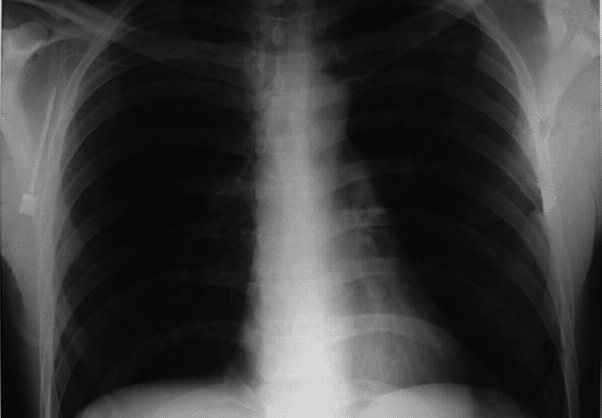
%> input picture week6/chestXray.tif, 602 x 418 px
$ octave ex4_06.m   (GNU Octave 9; MATLAB toolbox functions it lacks are replaced by stand-ins)
%> lines starting %> are read from the running program, lines starting %| are printed output that depends on the picture
### week6/paddedsize.m
function PQ = paddedsize(AB, CD, PARAM)
%PADDEDSIZE Computes padded sizes useful for FFT-based filtering.
% PQ = PADDEDSIZE(AB), where AB is a two-element size vector, computes the
% two-element size vecter PQ = 2*AB.
%
% PQ = PADDEDSIZE(AB, 'PWR2') computes the vector PQ such that PQ(1) =
% PQ(2) = 2^nextpow2(2*m), where m is MAX(AB).
%
% PQ = PADDEDSIZE(AB, CD), where AB and CD are two-element size vectors,
% computes the two-element size vector PQ. The elements of PQ are the
% smallest even integers greater than or equal to AB + CD -1.
%
% PQ = PADDEDSIZE(AB, CD, 'PWR2') computes the vector PQ such that PQ(1) =
% PQ(2) = 2^nextpow2(2*m), where m is MAX([AB CD]).
%
% Function rewritten from Gonzalez, Woods, Eddins; Digital Image Processing using Matlab
% Prentice Hall, 2004

if nargin ==1
    PQ = 2*AB;
elseif nargin == 2 & ~ischar(CD)
    PQ = AB +CD -1;
    PQ = 2*ceil(PQ/2);
elseif nargin ==2
    m= max(AB); %Maximum dimension

    %Find power-of-2 at least twice m.
	P = 2^nextpow2(2*m);
	PQ = [P, P];
elseif nargin == 3
    m=max([AB CD]); % Maximum dimension.
    P = 2^nextpow2(2*m);
    PQ = [P, P];
else
    error('Wrong number of inputs')
end

### week6/dftuv.m
function [U, V] = dftuv(M, N)
%DFTUV Computes meshgrid frequency matrices.
%   [U, V] = DFTUV(M, N) computes meshgrid frequency matrices U and
%   V. U and V are useful for computing frequency-domain filter
%   functions that can be used with DFTFILT.  U and V are both M-by-N.

% Set up range of variables.
u = 0:(M-1);
v = 0:(N-1);

% Compute the indices for use in meshgrid
idx = find(u > M/2);
u(idx) = u(idx) - M;
idy = find(v > N/2);
v(idy) = v(idy) - N;

% Compute the meshgrid arrays
[V, U] = meshgrid(v, u);

### week6/dftfilt.m
function g = dftfilt(f, H)

F = fft2(f, size(H,1), size(H,2));
G = H.*F;
% figure, imshow(H, []);   % for debugging
% figure, imshow(uint8(abs(log(1 + F))), []); % for debugging

g = real(ifft2(G));
g = g(1:size(f,1), 1:size(f,2));

### week6/hpfilter.m
function H = hpfilter(type, M, N, D0, n)
%

if nargin == 4
   n = 1;
end

% Generate highpass filter
Hlp = lpfilter(type, M, N, D0, n);
H = 1 - Hlp;

### week6/lpfilter.m
function [H, D] = lpfilter(type, M, N, D0, n)
%
% Use function dftuv to set up the meshgrid arrays needed for
% computing the required distances.
[U, V] = dftuv(M, N);

% Compute the distances D(U, V).
D = sqrt(U.^2 + V.^2);

% Begin filter computations.
switch type
    case 'ideal'
        H = double(D <= D0);
    case 'btw'
        if nargin == 4
            n = 1;
        end
        H = 1./(1 + (D./D0).^(2*n));
    case 'gaussian'
        H = exp(-(D.^2)./(2*(D0^2)));
    otherwise
        error('Unknown filter type');
end

### week6/ex4_06.m
% ex4_06.m

% Plotting highpass filter
clear all;
close all;

f = imread('chestXray.tif');
%> f is the input picture: size 418x602 uint8; min 3, max 227, mean 60.1
PQ = paddedsize(size(f));
%> PQ = [836 1204]
D0 = 0.02 + PQ(1);
%> D0 = 836
H1 = hpfilter('btw', PQ(1), PQ(2), D0);
g = dftfilt(double(f), H1);
%> in dftfilt, `g = real(ifft2(G));`:
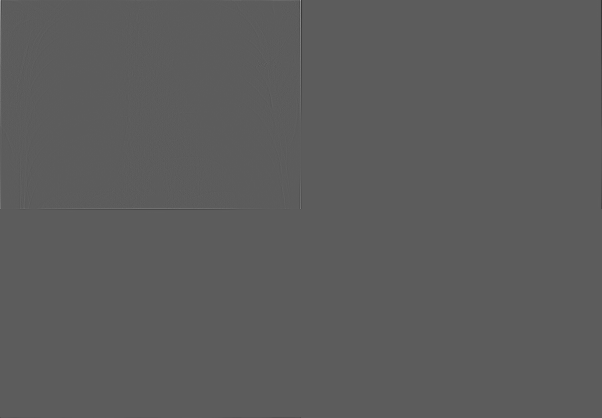
%> g: size 836x1204 double (shown at 1/2 size); min -15.26, max 26.73, mean 0; drawn with min black and max white
%> in dftfilt, `g = g(1:size(f,1), 1:size(f,2));`:
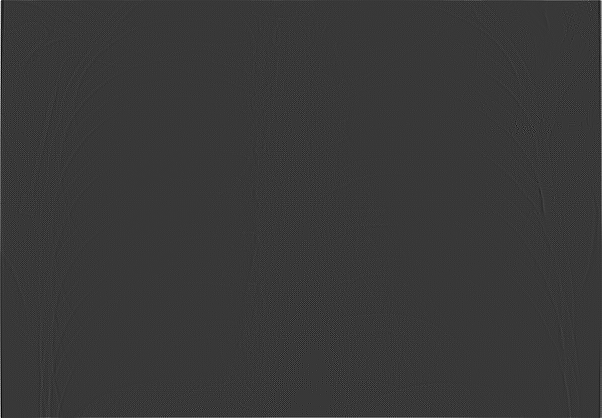
%> g: size 418x602 double; min -7.58, max 26.73, mean 0; drawn with min black and max white
figure(1);
subplot(1,2,1); imshow(f, []);
subplot(1,2,2); imshow(g, []);

figure(2);
mesh(fftshift(H1));
axis([0 1000 0 1000 0 1]);
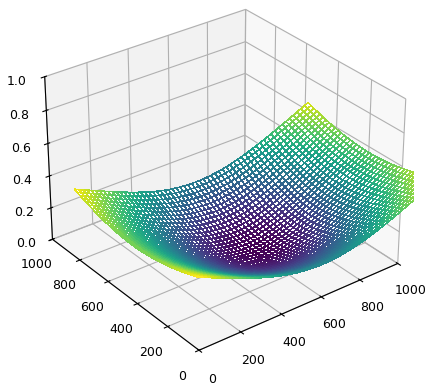
%> figure redrawn from the program's plot data
